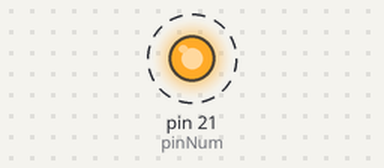
This program was run on a simulated Raspberry Pi (header pin numbers). Parts: output pins drawn as LEDs (lit = HIGH). Dashed ring = blinking. At 3.0 s the program stops and its outputs stay as they are.

Above: at 0.05 s.
Timing chart, 0 to 3.0 s (numbered marks = the images above):
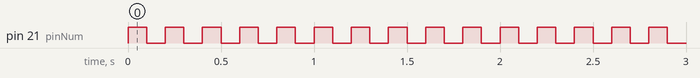

The program:

gpioTest.py
```python
#!/usr/bin/env python
import RPi.GPIO as GPIO
import time
pinNum = 21

GPIO.setmode(GPIO.BOARD)
GPIO.setup(pinNum, GPIO.OUT)
for i in range(15):
    GPIO.output(pinNum, True)
    time.sleep(0.1)
    GPIO.output(pinNum, False)
    time.sleep(0.1)

GPIO.cleanup()
```

Measured:
- by itself, pin 21 (pinNum): alternates HIGH for 0.10 s and LOW for 0.10 s, 30 changes in all, then stays LOW
